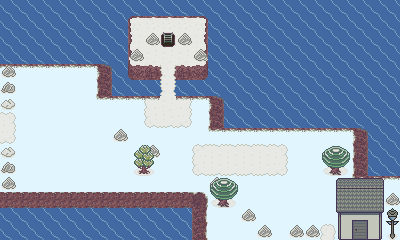

The image is a tile-based game level rendered from a .tmx file. Its description and source (layers, tilesets, objects; grid data summarised) follow:
An orthogonal 25x15 tile map with 16x16 px tiles, 3 tile layers (Tile Layer 1, Tile Layer 2, Tile Layer 3), 6 tilesets and 13 objects (5x Door, 4x NPC, 3x Solid).

<map version="1.9" tiledversion="1.9.0" orientation="orthogonal" renderorder="right-down" width="25" height="15" tilewidth="16" tileheight="16" infinite="0" backgroundcolor="#e1f5fe" nextlayerid="13" nextobjectid="73">
 <properties>
  <property name="action">(if (! (== (last-place) "51"))
  (map-name "Route 6"))</property>
  <property name="map-name" value="Route 6" />
  <property name="music" value="route-2" />
 </properties>
 <tileset firstgid="1" source="../tilesets/outdoor-1.tsx" />
 <tileset firstgid="129" source="../tilesets/monsters.tsx" />
 <tileset firstgid="204" source="../tilesets/npc_common.tsx" />
 <tileset firstgid="256" source="../tilesets/outdoor-2.tsx" />
 <tileset firstgid="416" source="../tilesets/npc_main.tsx" />
 <tileset firstgid="448" source="../tilesets/capital-2.tsx" />
 <layer id="1" name="Tile Layer 1" width="25" height="15">
  <data>[375 cells, 280 non-empty, 45 distinct tile ids]</data>
 </layer>
 <objectgroup id="9" name="npc">
  <object id="63" class="NPC" gid="248" x="224" y="48" width="16" height="16">
   <properties>
    <property name="action" value="(dialog '((&quot;/&quot; &quot;…&quot;)))" />
    <property name="name" value="iosa" />
    <property name="visible" type="bool" value="false" />
   </properties>
  </object>
  <object id="64" class="NPC" gid="248" x="256" y="48" width="16" height="16">
   <properties>
    <property name="action" value="(dialog '((&quot;/&quot; &quot;…&quot;)))" />
    <property name="name" value="joza" />
    <property name="visible" type="bool" value="false" />
   </properties>
  </object>
  <object id="65" class="NPC" gid="420" x="240" y="48" width="16" height="16">
   <properties>
    <property name="action" value="(dialog '((&quot;/&quot; &quot;…&quot;)))" />
    <property name="visible" type="bool" value="false" />
   </properties>
  </object>
  <object id="66" class="NPC" gid="429" x="272" y="48" width="16" height="16">
   <properties>
    <property name="action" value="(dialog '((&quot;/&quot; &quot;…&quot;)))" />
    <property name="visible" type="bool" value="false" />
   </properties>
  </object>
 </objectgroup>
 <layer id="6" name="Tile Layer 2" width="25" height="15">
  <data>[375 cells, 11 non-empty, 6 distinct tile ids]</data>
 </layer>
 <layer id="11" name="Tile Layer 3" width="25" height="15">
  <data>[375 cells, 9 non-empty, 7 distinct tile ids]</data>
 </layer>
 <objectgroup id="8" name="items">
  <object id="55" class="Solid" x="160" y="80" width="16" height="16">
   <properties>
    <property name="actionOnCollision">(if (!get "52-enemies")
  (begin
    (delete-me)
    (place 66 176 96)
    (show 66)
    (black-curtain)
    (wait)
    (set-orientation 2)
    (set-orientation '(3 66))
    (dialog
      '(("/hero" "This should be the crypt of this region. Here is the second signet.")
      ("/milla" "Yeaaah, let's go get it.")
      ("/hero" "In the other crypt there were many monsters. We must be careful.")
      ("/milla" "I'll help you.")
      ("/hero" "To fight? Sure?\nOk thank you.")))
    (wait)
    (set "52-enemies" #t)
    (dialog '(("/hero_exclamation" "!")))
    (wait)
    (set-orientation 1)
    (set-orientation '(1 66))
    (music "enemies")
    (place 65 160 48)
    (show 65)
    (wait 0.6)
    (place 63 144 48)
    (show 63)
    (place 64 176 48)
    (show 64)
    (wait 0.6)
    (dialog
      '(("dr. lache/lache" "Look who's back again.\nThe \"hero\".\nAnd he even made a friend.")
      ("/hero" "Dr. Lache!\nI defeated your henchmen last time, now I will defeat you too.")
      ("/joza" "You have not defeated us.")
      ("/iosa" "We were just trying to figure out what you were capable of.")
      ("dr. lache/lache" "Either way, no one is here to fight.\nEverything is now ready for the completion of our work.")
      ("/hero" "What?!\nAre you ready to freeze the whole Kingdom?!")
      ("dr. lache/lache" "How do you know our plan???\nWere you the ones who told him?")
      ("iosa&amp;joza/iosa_and_joza" "No sir!\nWe didn't say anything.")
      ("dr. lache/lache" "It matters little.\nSoon this whole lousy Kingdom will be frozen and I'll be rich and blissful away from here.")
      ("/hero" "You can't do this, I'll stop you!")
      ("dr. lache/lache" "If you are as good as they say, see you at the Xeonjia Tower, otherwise goodbye \"chosen hero\".")))
    (wait)
    (move '(0 65))
    (wait 0.6)
    (move '(0 65))
    (move '(2 63))
    (move 3)
    (set-orientation 1)
    (wait 0.6)
    (move '(0 65))
    (move '(0 63))
    (wait 0.6)
    (move '(0 63))
    (move '(3 64))
    (move '(0 65))
    (wait 0.6)
    (move '(0 63))
    (move '(0 64))
    (move '(0 65))
    (wait 0.6)
    (move '(0 63))
    (move '(0 64))
    (move '(3 65))
    (wait 0.6)
    (move '(3 65))
    (leave-all '(63 64 65))
    (wait)
    (music "route-2")
    (set-orientation 2)
    (set-orientation '(3 66))
    (dialog
      '(("/milla" "Who were these guys? I do not like them.")
      ("/hero" "The henchmen of the Hoarfrost Team.\nThey want to freeze the whole Kingdom so that it will be livable for the King of Evil.")
      ("/milla" "Uh, bad story.\nBut you're definitely stronger than them, hero!\nLet's go save the world!")))
    (wait)
    (set-orientation 1)
    (wait 1.2)
    (leave-npc 66)))</property>
    <property name="actionOnEvent">(if (get "52-enemies")
  (delete-me))</property>
   </properties>
  </object>
  <object id="67" class="Solid" x="-16" y="112" width="16" height="16">
   <properties>
    <property name="actionOnCollision">(if  (!(has-item "signet-2"))
  (begin 
    (dialog '(("I have to go through the crypt to get the second signet.")))
    (wait)
    (set-orientation 2))
  (fire-event (self)))</property>
    <property name="actionOnEvent">(if (has-item "signet-2")
  (delete-me))</property>
   </properties>
  </object>
  <object id="71" gid="310" x="272" y="240" width="16" height="16">
   <properties>
    <property name="action">(begin
    (define event-id "52.vase1")
    (define item-id "pomegranate-juice")
    (if (!get event-id)
        (begin
            (dialog '(("Hey, there are items in here!")))
            (give-item item-id)
            (set event-id #t))
        (dialog '(("There are still items in here but I've already taken one.")))))</property>
   </properties>
  </object>
  <object id="72" class="Solid" x="-16" y="128" width="16" height="16">
   <properties>
    <property name="actionOnCollision">(if  (!(has-item "signet-2"))
  (begin 
    (dialog '(("I have to go through the crypt to get the second signet.")))
    (wait)
    (set-orientation 2))
  (fire-event (self)))</property>
    <property name="actionOnEvent">(if (has-item "signet-2")
  (delete-me))</property>
   </properties>
  </object>
 </objectgroup>
 <objectgroup id="10" name="spawn points">
  <object id="51" class="Door" x="0" y="128" width="16" height="16">
   <properties>
    <property name="orientation" type="int" value="2" />
    <property name="roomId" value="53/2" />
   </properties>
  </object>
  <object id="52" class="Door" x="384" y="176" width="16" height="16">
   <properties>
    <property name="orientation" type="int" value="3" />
    <property name="roomId" value="45" />
   </properties>
  </object>
  <object id="54" class="Door" x="160" y="48" width="16" height="16">
   <properties>
    <property name="roomId" value="t2_01" />
   </properties>
  </object>
  <object id="68" class="Door" x="0" y="112" width="16" height="16">
   <properties>
    <property name="orientation" type="int" value="2" />
    <property name="roomId" value="53/1" />
   </properties>
  </object>
  <object id="69" class="Door" x="320" y="224" width="16" height="16">
   <properties>
    <property name="mainDoor" type="bool" value="true" />
    <property name="orientation" type="int" value="1" />
    <property name="roomId" value="51" />
   </properties>
  </object>
 </objectgroup>
</map>
